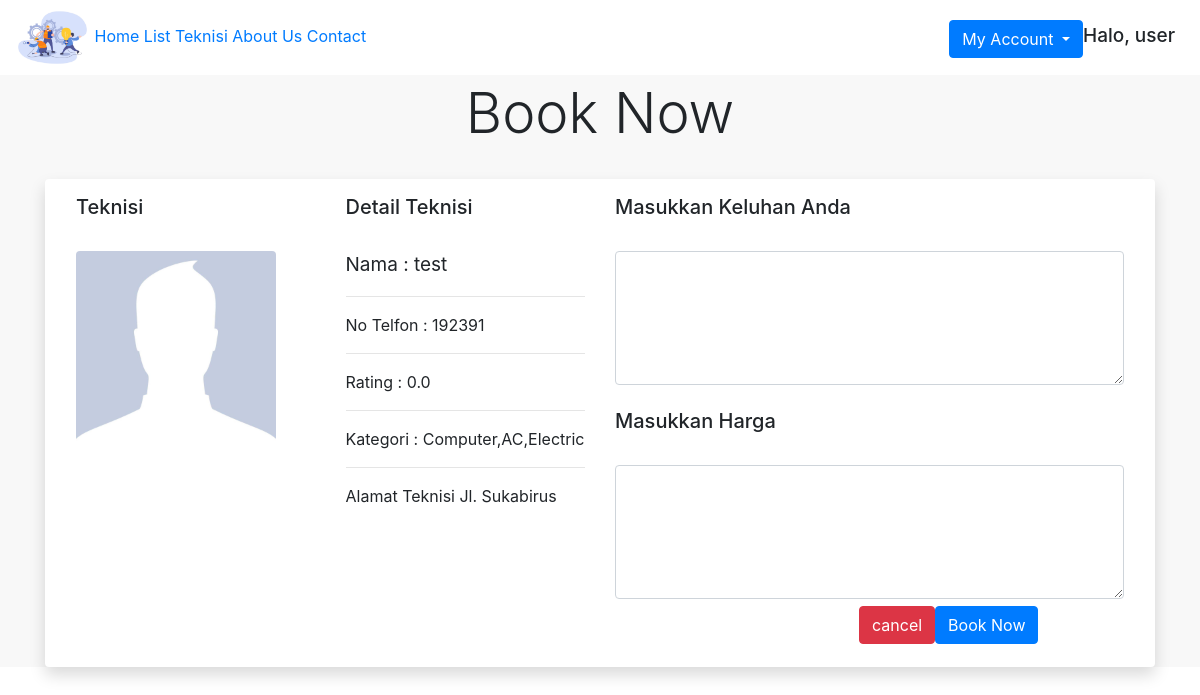
/book_now.php?id=2 (signed in), run on the app's committed database.
### tables this page shows
CREATE TABLE `technician` (
  `id` int(10) NOT NULL,
  `nama` varchar(50) NOT NULL,
  `email` varchar(50) NOT NULL,
  `password` varchar(100) NOT NULL,
  `no_hp` bigint(13) DEFAULT NULL,
  `alamat` varchar(300) DEFAULT NULL,
  `gambar` text DEFAULT NULL,
  `roles` varchar(10) NOT NULL DEFAULT 'Technician',
  `expertise` varchar(250) DEFAULT NULL
);

### book_now.php (the view, shortened to what this page needs)
<?php
$id = $_GET['id'];
$query = "SELECT * FROM technician WHERE id = $id";
$conn = koneksi();
$result = mysqli_query($conn, $query);
$data = mysqli_fetch_assoc($result);
?>
<!DOCTYPE html>
<html>
<head>
  <link rel="stylesheet" href="https://cdn.jsdelivr.net/npm/bootstrap@4.5.3/dist/css/bootstrap.min.css">
  <link rel="stylesheet" type="text/css" href="style.css">
</head>
<body>
  <div class="top container-fluid fixed-top ">
    <img class="logo_navbar" src="gambar\logo.png">
    <a href="index.php">Home</a>
    <a href="list_teknisi.php">List Teknisi</a>
    <a href="aboutUs.php">About Us</a>
    <a href="contact.php">Contact</a>
    <div class="dropdown">
      <h5 class="halo">Halo, <?= $_SESSION['nama']; ?></h5>
      <a class="btn btn-primary dropdown-toggle" href="#" role="button" id="dropdownMenuLink" data-toggle="dropdown" aria-haspopup="true" aria-expanded="false">
        My Account
      </a>
    </div>
  </div>
  <div class="isi_body">
    <h1 style="text-align: center;" class="display-4">Book Now</h1><br>
    <div class="container">
      <div class="shadow p-3 mb-5 bg-white rounded">
        <div class="row" style="margin-right:auto;margin-left:auto">
          <div class="col-3">
            <h5>Teknisi</h5><br>
            <?php
            $gambar = "noprofile.jpg";
            ?>
            <img src="gambar/user/<?= $gambar; ?>" class="rounded" width="200">
          </div>
          <div class="col-3">
            <h5>Detail Teknisi</h5><br>
            <?php
            $x = 0;
            ?>
            <p>
              Nama : <?= $data['nama']; ?><br>
              <hr>
              No Telfon : <?= $data['no_hp']; ?><br>
              <hr>
              Rating : <?php echo number_format($x, 1) ?><br>
              <hr>
              Kategori : <?= $data['expertise']; ?><br>
              <hr>
              Alamat Teknisi <?= $data['alamat']; ?>
            </p>
          </div>
          <div class="col-6">
            <h5>Masukkan Keluhan Anda</h5><br>
            <form action="" method="POST">
              <textarea class="form-control" name="deskripsi" rows="5"></textarea>
            <br>
            <h5>Masukkan Harga</h5><br>
            <form action="" method="POST">
              <textarea class="form-control" name="deskripsi" rows="5"></textarea>
          </div>
          <div class="btn" style="margin-left:800px">
            <div class="row">
              <a href="list_teknisi.php" class="btn btn-danger">cancel</a>
              <input type="submit" class="btn btn-primary" value="Book Now" name="Book">
            </div>
          </div>
        </div>
      </div>
    </div>
  </div>
</body>
</html>

### style.css (style rules this page uses)
.top { background-color:white; }
.dropdown { float: right; margin-top: 20px; }
.halo { float: right; margin-top: 5px; padding-right: 10px; text-align: right; font-size: 19px; }
p { font-size: 19px; }
.logo_navbar { width: 75px; height: 75px; }
.isi_body { background-color:#F8F8F8; margin-top: 60px; padding-top: 20px; }

### data on the page
technician: nama "test", no_hp "192391", expertise "Computer,AC,Electric", alamat "Jl. Sukabirus"

### other printed values
$_SESSION['nama'] "user"
$x "0.0"
